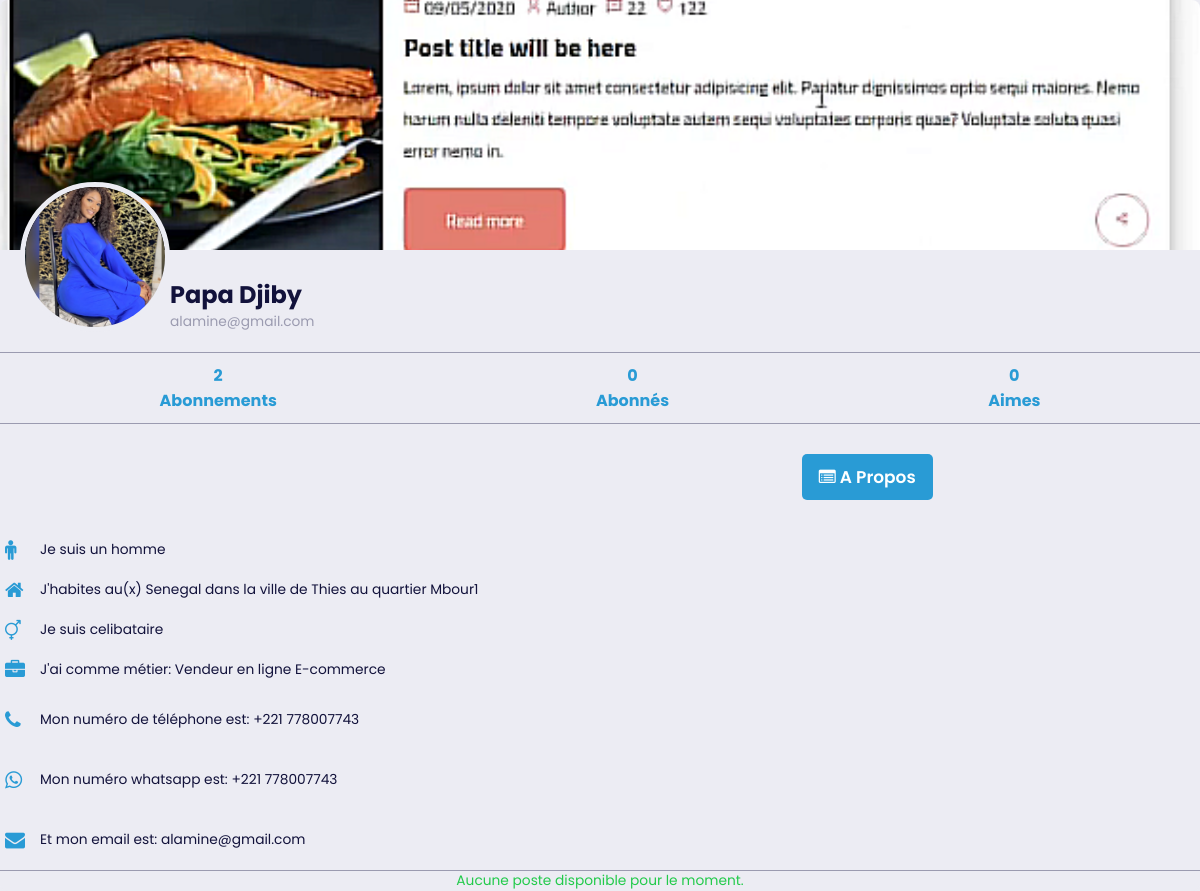
The page /profiles/36/ on the database as committed earlier.
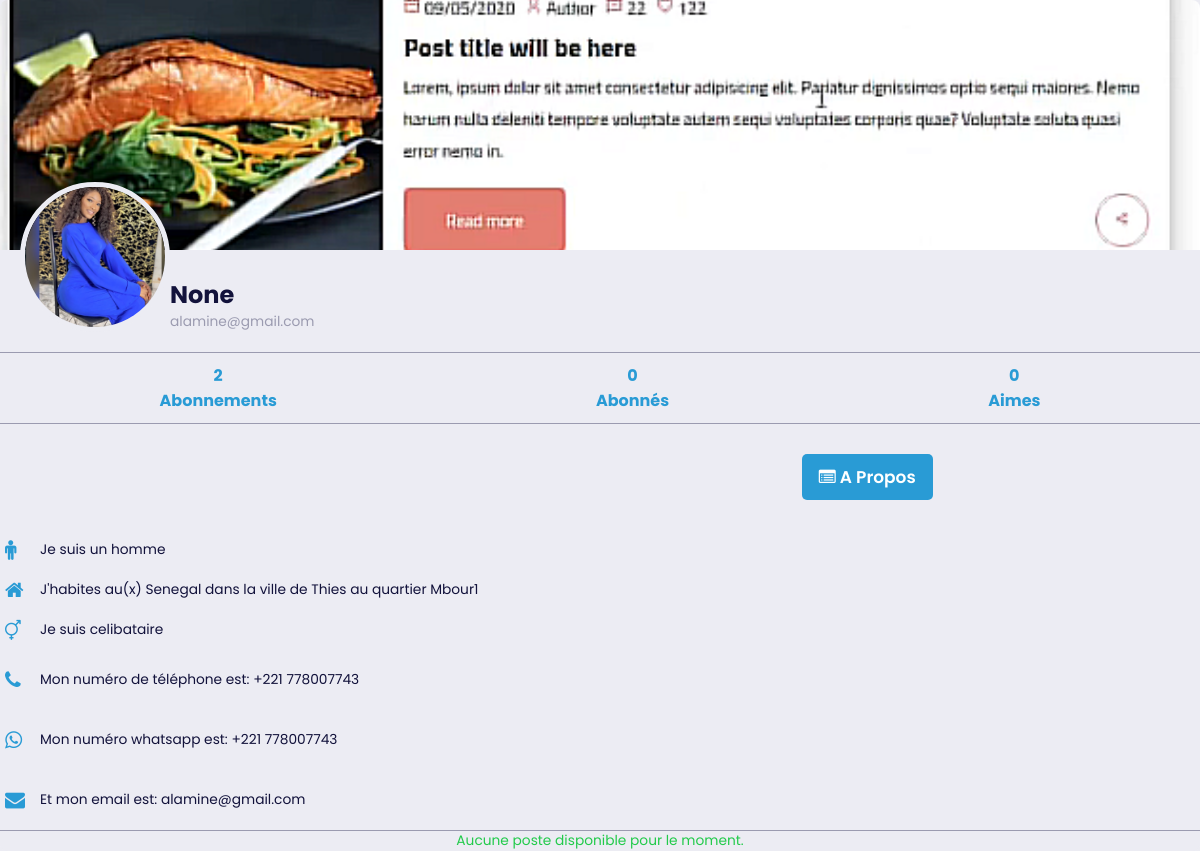
The same page on the database as committed later.
### galsen/models.py (models this page shows, shortened)
class AbstractUser(BaseAbstractUser):
    groups = models.ManyToManyField(Group, related_name='customuser_set', blank=True)
    user_permissions = models.ManyToManyField(Permission, related_name='customuser_set', blank=True)

class CustomUser(AbstractUser):
    LANGUE = [
        ('français', 'Français'),
        ('anglais', 'Anglais'),
        ('spagnol', 'Espagnol'),
        ('italien', 'Italien'),
        ('arabe', 'Arabe'),
    ]
    ROLES = [
        ('admin', 'Admin'),
        ('personnel', 'Personnel(le)'),
        ('ecole', 'Ecole'),
        ('entreprise', 'Entreprise'),
    ]
    profile_image = models.ImageField(upload_to='profile_images/', null=True, blank=True)
    banner_image = models.ImageField(upload_to='banner_images/', null=True, blank=True)
    GENRE = [
        ('homme', 'Homme'),
        ('femme', 'Femme'),
    ]
    SITUATION_MATRIMONIALE = [
        ('celibataire', 'Célibataire'),
        ('marie', 'Marié(e)'),
        ('fiance', 'Fiancé(e)'),
        ('divorce', 'Divorcé(e)'),
    ]
    marque_dispositif = models.CharField(max_length=255, null=True, blank=True)
    metier = models.CharField(max_length=150, null=True, blank=True)
    etablissement = models.CharField(max_length=255, null=True, blank=True)
    pays = models.CharField(max_length=50, null=True, blank=True)
    ville = models.CharField(max_length=50, null=True, blank=True)
    quartier = models.CharField(max_length=50, null=True, blank=True)
    langue = models.CharField(max_length=255, null=True, blank=True)
    birthday = models.DateField(null=True, blank=True)
    indicatif_pays = models.CharField(max_length=15, null=True, blank=True)
    number_phone = models.CharField(max_length=15, null=True, blank=True)
    number_whatsapp = models.CharField(max_length=15, null=True, blank=True)
    number_telegram = models.CharField(max_length=15, null=True, blank=True)
    instagram_link = models.URLField(null=True, blank=True)
    twitter_link = models.URLField(null=True, blank=True)
    youtube_link = models.URLField(null=True, blank=True)
    website_link = models.URLField(null=True, blank=True)
    langue = models.CharField(max_length=255, choices=LANGUE, default='français')
    rôle = models.CharField(max_length=255, choices=ROLES, default='personnel')
    genre = models.CharField(max_length=255, choices=GENRE, default='homme')
    situation_matrimoniale = models.CharField(max_length=20, choices=SITUATION_MATRIMONIALE, default='celibataire')
    followers = models.ManyToManyField('self', symmetrical=False, related_name='following_users', blank=True)
    def total_likes_received(self):
        total_likes = 0
        for post in self.post_set.all():
            total_likes += post.like_post.count()
        return total_likes

### galsen/views.py (the view)
# urls.py: path('profiles/<int:user_id>/', views.user_detail, name='user_detail'),
def user_detail(request, user_id):
    profile_user = get_object_or_404(CustomUser, pk=user_id)
    posts = Post.objects.filter(user=profile_user)  # Récupère tous les posts de cet utilisateur
    return render(request, 'profils/users_public.html', {'profile_user': profile_user, 'posts': posts})

### galsen/templates/profils/users_public.html (shortened to what the changed rows need)
{% load static %}
<!DOCTYPE html>
<html lang="en">
<head>
    <link rel="stylesheet" href="{% static 'assets/icones/font-awesome/css/font-awesome.css' %}">
    <link rel="stylesheet" href="{% static 'assets/icones/font-awesome/css/font-awesome.min.css' %}">
    <link rel="stylesheet" href="{% static 'assets/ressources/styles/profil.css' %}">
    <link rel="stylesheet" href="{% static 'assets/ressources/styles/contenu.css' %}">
    <link rel="stylesheet" href="{% static 'assets/ressources/styles/theme.css' %}">
    <link rel="stylesheet" href="{% static 'assets/ressources/styles/lightbox.min.css' %}">
</head>
<body>
    <div class="profile-container">
        <div class="banner">
            {% if profile_user.banner_image and profile_user.banner_image.url %}
                <a href="{{ profile_user.banner_image.url }}" data-lightbox="mygallery">
                    <img src="{{ profile_user.banner_image.url }}">
                </a>
                {% else %}
                    <img src="{% static 'assets/default/user.png' %}">
            {% endif %}
        </div>
        <div class="profile-section">
          <div class="profile-pic">
                {% if profile_user.profile_image and profile_user.profile_image.url %}
                    <a href="{{ profile_user.profile_image.url }}" data-lightbox="mygallery">
                        <img src="{{ profile_user.profile_image.url }}">
                    </a>
                    {% else %}
                        <img src="{% static 'assets/default/user.png' %}">
                {% endif %}
          </div>
          <div class="profile-info">
            <h1>
                {% if profile_user.rôle == "personnel" %}
                    {{ profile_user.first_name }} {{ profile_user.last_name }}
                {% else %}
                    {{ profile_user.etablissement }}
                {% endif %}
            </h1>
            <p>{{ profile_user.email }}</p>
          </div>
        </div>
        <div class="profile-nav">
          <ul>
            <li><a href="#"><span>{{ profile_user.following_users.count }}</span>Abonnements</a></li>
            <li><a href="#"><span>{{ profile_user.followers.count }}</span>Abonnés</a></li>
            <li><a href="#"><span>{{ profile_user.total_likes_received }}</span>Aimes</a></li>
          </ul>
        </div>
        <div class="profile-content">
            <ul class="status">
                <li>
                    {% if profile_user.genre == "homme" %}
                        <i class="fa fa-male primary"></i>
                        <p>Je suis un
                            <span>{{ profile_user.genre }}</span>
                        </p>
                    {% elif profile_user.genre == "femme" %}
                        <i class="fa fa-female primary"></i>
                        <p>Je suis une
                            <span>{{ profile_user.genre }}</span>
                        </p>
                    {% else %}
                        <p>Genre non spécifié</p>
                    {% endif %}
                </li>
                <li>
                    <p>J'habites au(x)
                        <span>{{ profile_user.pays }}</span> dans la ville de
                        <span>{{ profile_user.ville }}</span> au quartier
                        <span>{{ profile_user.quartier }}</span>
                     </p>
                </li>
                <li>
                    <p>Je suis
                        <span>{{ profile_user.situation_matrimoniale }}</span>
                     </p>
                </li>
                {% if profile_user.rôle == "personnel" %}
                        <li>
                            <i class="fa fa-briefcase primary"></i>
                            <p>J'ai comme métier:
                                <span>{{ profile_user.metier }}</span>
                            </p>
                        </li>
                {% endif %}
                <li>
                    <a href="tel:+{{ profile_user.indicatif_pays }}{{ profile_user.number_phone }}">
                        <p>Mon numéro de téléphone est:
                            <span>+{{ profile_user.indicatif_pays }} {{ profile_user.number_phone }}</span>
                        </p>
                    </a>
                </li>
                <li>
                    <a href="https://wa.me/+{{ profile_user.indicatif_pays }}{{ profile_user.number_phone }}">
                        <p>Mon numéro whatsapp est:
                            <span>+{{ profile_user.indicatif_pays }} {{ profile_user.number_phone }}</span>
                        </p>
                    </a>
                </li>
                <li>
                    <a href="mailto:{{ profile_user.email }}">
                        <p>Et mon email est:
                            <span>{{ profile_user.email }}</span>
                        </p>
                    </a>
                </li>
            </ul>
        </div>
      </div>
</body>
</html>

Rows that differ between the two databases and show on the page:
changed CustomUser "homme": etablissement (not shown) → "None"; rôle "personnel" → "entreprise" (drawn); metier "Vendeur en ligne E-commerce" → (not shown)
changed AbstractUser "alamine@gmail.com": first_name "Papa" → (not shown); last_name "Djiby" → (not shown)
Other text that changed with them:
text no longer shown: "J'ai comme métier:"
